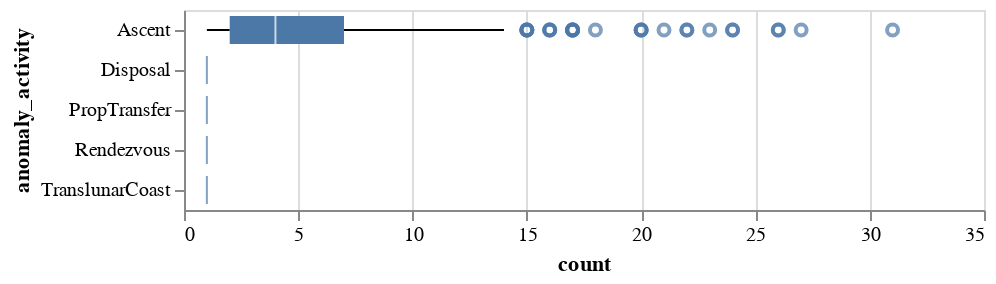

Notebook source saved alongside this figure:
### Code cell
df = mc_results.groupby("replicant", as_index=False)["anomaly_activity"].value_counts()

alt.Chart(df).mark_boxplot().encode(
    x = "count",
    y = "anomaly_activity"

)

### Figure 1 — Vega-Lite specification as saved in the notebook (floating-point values rounded to 4 significant figures; data arrays with more than 128 entries replaced by an {"elided": "..."} marker saying what was removed)
{"config": {"view": {"continuousWidth": 400, "continuousHeight": 300}}, "data": {"name": "data-f6605793fd2f56a09fb2b6ca41616fc2"}, "mark": "boxplot", "encoding": {"x": {"field": "count", "type": "quantitative"}, "y": {"field": "anomaly_activity", "type": "nominal"}}, "$schema": "https://vega.github.io/schema/vega-lite/v4.17.0.json", "datasets": {"data-f6605793fd2f56a09fb2b6ca41616fc2": {"elided": "1212 records"}}}
